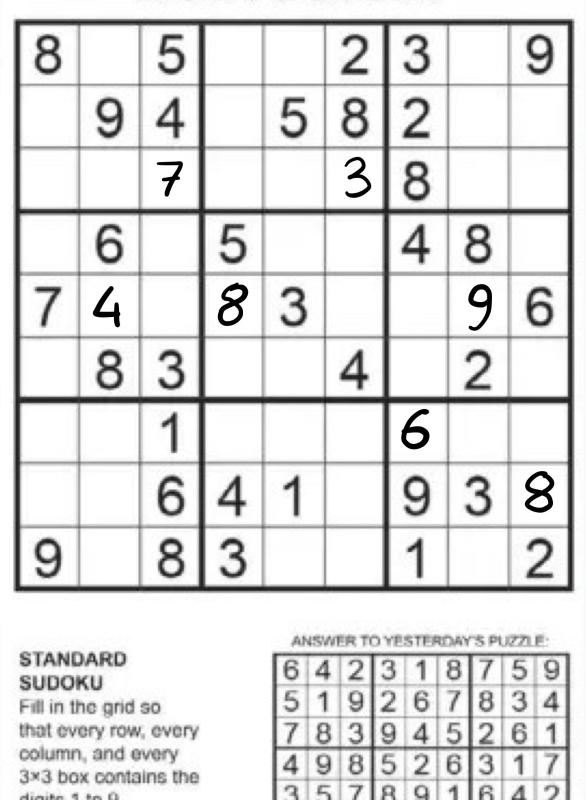
#> input picture puzzles/annot1.jpg, 1171 x 1600 px (shown at 1/2 size)
$ python -i detectsudoku.py   (imports and definitions only)
#> lines starting #> are read from the running program, lines starting #| are printed output that depends on the picture; after the words box and inside, x2 and y2 are one past the last pixel; in counts of white or black regions, pixels touching at a corner belong together
import cv2
import numpy as np

class DetectSudoku:
    """

    Detects the sudoku puzzle from an image, extracts the cells, and processes them.
    Usage: Create an instance with the image path and use the GetCells method to process and extract Sudoku cells.

    """
    def __init__(self, path):
#> called with path = 'puzzles/annot1.jpg'
        self.img = cv2.imread(path)
#> self.img is the input picture: shape (1600, 1171, 3); mean B, G, R 221.8, 221.8, 221.8

    def preprocess_image(self, img):
        gray = cv2.cvtColor(img, cv2.COLOR_BGR2GRAY)
        blurred = cv2.GaussianBlur(gray, (5, 5), 0)
        thresh = cv2.adaptiveThreshold(blurred, 255, cv2.ADAPTIVE_THRESH_GAUSSIAN_C, cv2.THRESH_BINARY_INV, 11, 2)
        return thresh

    def find_sudoku_grid(self, binary_image):
        contours, _ = cv2.findContours(binary_image, cv2.RETR_EXTERNAL, cv2.CHAIN_APPROX_SIMPLE)
        max_area = 0
        best_cnt = None
        for cnt in contours:
            area = cv2.contourArea(cnt)
            if area > 10:  # Filter out small contours
                if area > max_area:
                    max_area = area
                    best_cnt = cnt
        return best_cnt

    def perspective_transform(self, image, contour):
        epsilon = 0.05 * cv2.arcLength(contour, True)
        approx = cv2.approxPolyDP(contour, epsilon, True)
        if len(approx) == 4:
            pts1 = np.float32([approx[0][0], approx[1][0], approx[2][0], approx[3][0]])
            pts1 = pts1[np.argsort(pts1[:, 1])]
            if pts1[0][0] > pts1[1][0]:
                pts1[[0, 1]] = pts1[[1, 0]]
            if pts1[2][0] < pts1[3][0]:
                pts1[[2, 3]] = pts1[[3, 2]]
            side = 224*9
            pts2 = np.float32([[0, 0], [side-1, 0], [side-1, side-1], [0, side-1]])
            corresponding_pairs = []
            for i in range(4):
                corresponding_pairs.append((pts1[i], pts2[i]))
            A = np.zeros((8, 9))
            for i, pair in enumerate(corresponding_pairs):
                a, o = pair
                A[2*i] =   [-a[0], -a[1], -1, 0, 0, 0, a[0]*o[0], a[1]*o[0], o[0]]
                A[2*i+1] = [0, 0, 0, -a[0], -a[1], -1, a[0]*o[1], a[1]*o[1], o[1]]
            _, _, vt = np.linalg.svd(A)
            H = vt[-1].reshape((3,3)); H = H/H[-1, -1]
            dst = cv2.warpPerspective(image, H, (int(side), int(side)))
            return cv2.resize(dst, (28*9, 28*9)), H, (pts1, pts2)
        return None, None, (None, None)

    def split_into_cells(self, grid_image):
        cells = []
        size = grid_image.shape[0] // 9
        for i in range(9):
            row = []
            for j in range(9):
                cell = grid_image[i*size:(i+1)*size, j*size:(j+1)*size]
                row.append(cell)
            cells.append(row)
        return cells

    def remove_outer_ring(self, input_images_matrix):
        images_matrix = input_images_matrix.copy()
        ring_width = 5
        images_matrix[:, :, :ring_width, :] = 0
        images_matrix[:, :, -ring_width:, :] = 0
        images_matrix[:, :, :, :ring_width] = 0
        images_matrix[:, :, :, -ring_width:] = 0
        return images_matrix

    def apply_blur_to_cells(self, input_images_matrix):
        matrix = input_images_matrix.copy()
        for row in range(matrix.shape[0]):
            for col in range(matrix.shape[1]):
                matrix[row, col] = cv2.GaussianBlur(matrix[row, col], (3, 3), 0)
        return matrix

    def GetCells(self):
        processed_image = self.preprocess_image(self.img)
#> in preprocess_image, `thresh = cv2.adaptiveThreshold(blurred, 255, cv2.ADAPTIVE_THRESH_GAUSS..`:
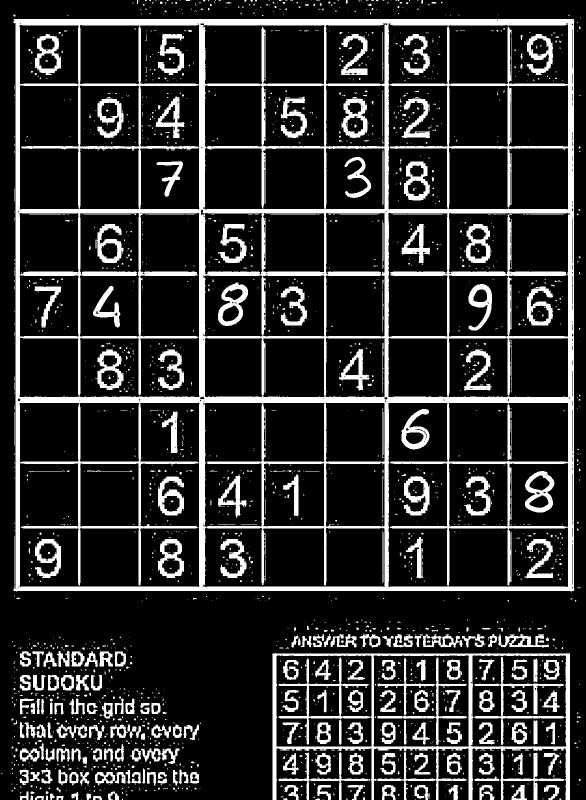
#> thresh: shape (1600, 1171) (shown at 1/2 size); 17.5% white; 2295 white regions (1994 under 20 px)
        contour = self.find_sudoku_grid(processed_image)
#> in find_sudoku_grid, `contours, _ = cv2.findContours(binary_image, cv2.RETR_EXTERNAL, cv2.CH..`: contours = 870 contours, 747 with area under 20; largest, box (x1, y1, x2, y2) and area: (27, 38, 1149, 1183) 1275640, (544, 1306, 1140, 1600) 126006, (996, 1268, 1098, 1295) 1334, (557, 1504, 741, 1600) 1302, (846, 1268, 925, 1295) 989
#> the loop in find_sudoku_grid, `for cnt in contours:` made 870 passes
#> (area, max_area) on passes 14, 28, 30, 31, 80, 81, 87, 126: (80.5, 80.5), (104, 104), (112.5, 112.5), (158.5, 158.5), (315.5, 315.5), (497, 497), (534.5, 534.5), (717.5, 717.5)
#> after the loop in find_sudoku_grid, `for cnt in contours:`: best_cnt = contour of 38 points, box (x1, y1, x2, y2) (27, 38, 1149, 1183), area 1275640; max_area = 1275640.5
#> contour has the same summary as best_cnt in find_sudoku_grid
        if contour is not None:
            flat_grid_image, H, (pts1, pts2) = self.perspective_transform(self.img, contour)
#> in perspective_transform, `epsilon = 0.05 * cv2.arcLength(contour, True)`: epsilon = 227.6
#> in perspective_transform, `approx = cv2.approxPolyDP(contour, epsilon, True)`: approx = [[28, 38], [27, 1181], [1147, 1181], [1147, 38]]
#> in perspective_transform, `pts1 = pts1[np.argsort(pts1[:, 1])]`: pts1 = [[28, 38], [1147, 38], [27, 1181], [1147, 1181]]
#> after the loop in perspective_transform, `for i in range(4):`: corresponding_pairs = [([28, 38], [0, 0]), ([1147, 38], [2015, 0]), ([1147, 1181], [2015, 2015]), ([27, 1181], [0, 2015])]
#> the loop in perspective_transform, `for i, pair in enumerate(corresponding_pairs):` made 4 passes
#> (a, o) on passes 1 to 4: ([28, 38], [0, 0]), ([1147, 38], [2015, 0]), ([1147, 1181], [2015, 2015]), ([27, 1181], [0, 2015])
#> in perspective_transform, `H = vt[-1].reshape((3, 3))`: H = [[-0.0214, -1.88e-05, 0.601], [3.62e-14, -0.021, 0.798], [2.95e-17, -9.31e-09, -0.0119]]
#> in perspective_transform, `H = H / H[-1, -1]`: H = [[1.8, 0.00158, -50.48], [-3.04e-12, 1.76, -67.05], [-2.48e-15, 7.82e-07, 1]]
#> in perspective_transform, `dst = cv2.warpPerspective(image, H, (int(side), int(side)))`:
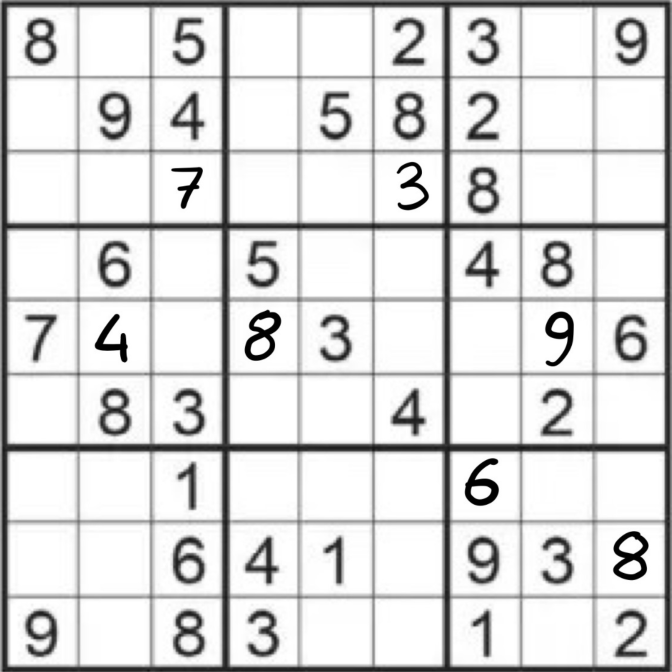
#> dst: shape (2016, 2016, 3) (shown at 1/3 size); min 0, max 255, mean 218
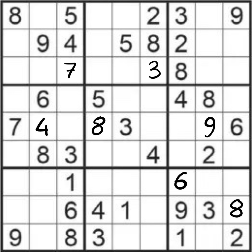
#> flat_grid_image: shape (252, 252, 3); min 0, max 255, mean 218
#> pts1 = [[28, 38], [1147, 38], [1147, 1181], [27, 1181]]; pts2 = [[0, 0], [2015, 0], [2015, 2015], [0, 2015]]
            if flat_grid_image is not None:
                gray = cv2.cvtColor(flat_grid_image, cv2.COLOR_BGR2GRAY)
#> gray: shape (252, 252)
                flat_grid_image_thresh = 255 - cv2.adaptiveThreshold(gray, 255, cv2.ADAPTIVE_THRESH_GAUSSIAN_C, cv2.THRESH_BINARY, 51, 10)
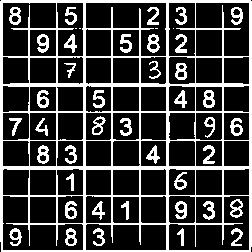
#> flat_grid_image_thresh: shape (252, 252); 24% white; 45 white regions (4 under 20 px), largest, box (x1, y1, x2, y2) and area: (0, 0, 252, 252) 10762, (37, 34, 49, 53) 137, (147, 34, 160, 53) 136
                cells_thresh = self.split_into_cells(flat_grid_image_thresh)
#> after the loop in split_into_cells, `for i in range(9):`: cells = 9 items
#> cells_thresh = 9 items
                cells_reshaped_thresh = np.array(cells_thresh)
                cells_reshaped_thresh_cropped = self.remove_outer_ring(cells_reshaped_thresh)
                cells_reshaped_thresh_cropped_blurred = self.apply_blur_to_cells(cells_reshaped_thresh_cropped)
                return cells_reshaped_thresh_cropped_blurred, H, self.img, self.img.shape[:2]
            else:
                return None, None, self.img, None
        else:
            return None, None, self.img, None

>>> result = DetectSudoku('puzzles/annot1.jpg').GetCells()

$ run again, on puzzles/annot10.jpg
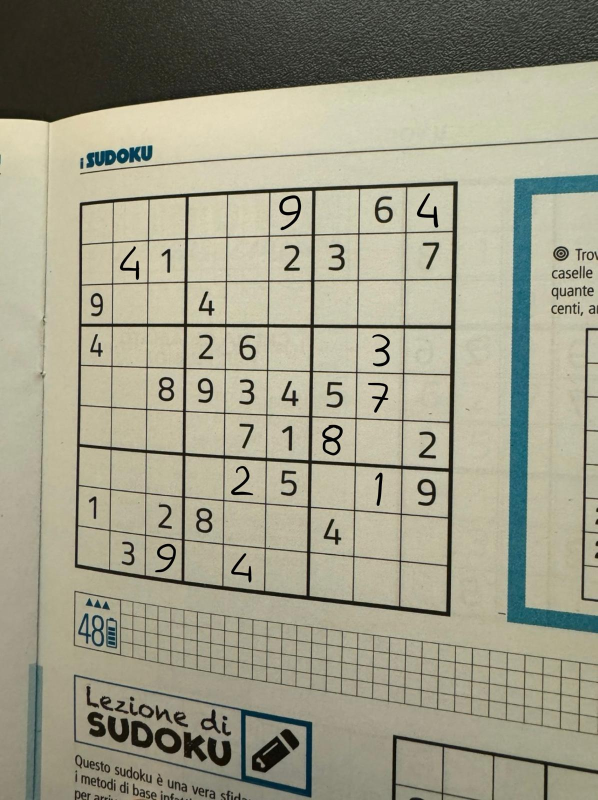
#> input picture puzzles/annot10.jpg, 1195 x 1600 px (shown at 1/2 size)
#> in __init__, self.img is the input picture: shape (1600, 1195, 3); mean B, G, R 135.6, 155.7, 157.7
#> in preprocess_image, `thresh = cv2.adaptiveThreshold(blurred, 255, cv2.ADAPTIVE_THRESH_GAUSS..`:
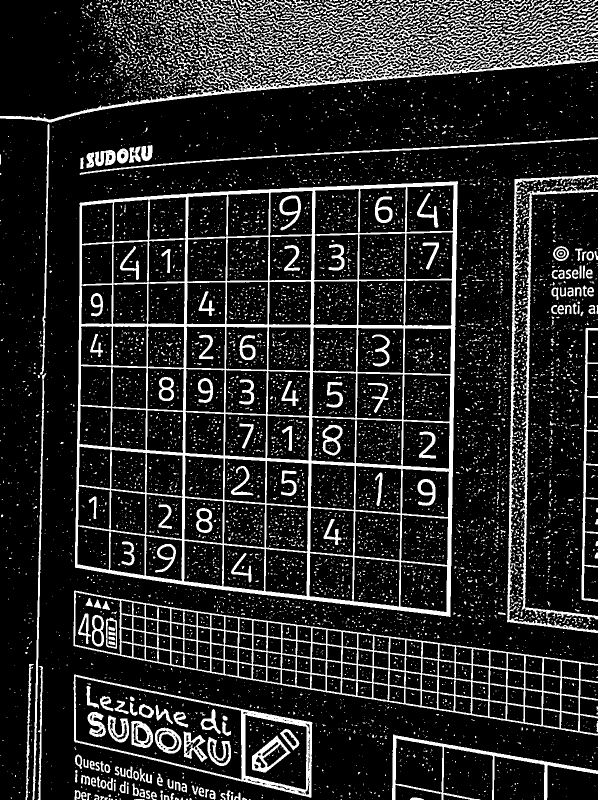
#> thresh: shape (1600, 1195) (shown at 1/2 size); 15.8% white; 9593 white regions (8965 under 20 px)
#> contours = 4810 contours, 4549 with area under 20; largest, box (x1, y1, x2, y2) and area: (150, 362, 916, 1234) 606510, (147, 1181, 1195, 1471) 128186, (147, 1349, 625, 1596) 66705, (0, 4, 1195, 245) 66522, (784, 1469, 1195, 1600) 12966
#> the loop in find_sudoku_grid, `for cnt in contours:` made 4810 passes
#> (area, max_area) on passes 20, 72, 77, 91, 92, 141, 176, 280: (79.5, 79.5), (90.5, 90.5), (99, 99), (136, 136), (160, 160), (173, 173), (202, 202), (258.5, 258.5)
#> after the loop in find_sudoku_grid, `for cnt in contours:`: best_cnt = contour of 370 points, box (x1, y1, x2, y2) (150, 362, 916, 1234), area 606510; max_area = 606510
#> contour has the same summary as best_cnt in find_sudoku_grid
#> epsilon = 159.1
#> approx = [[914, 362], [159, 406], [151, 1135], [900, 1233]]
#> after the loop in perspective_transform, `for i in range(4):`: corresponding_pairs = [([159, 406], [0, 0]), ([914, 362], [2015, 0]), ([900, 1233], [2015, 2015]), ([151, 1135], [0, 2015])]
#> the loop in perspective_transform, `for i, pair in enumerate(corresponding_pairs):` made 4 passes
#> (a, o) on passes 1 to 4: ([159, 406], [0, 0]), ([914, 362], [2015, 0]), ([900, 1233], [2015, 2015]), ([151, 1135], [0, 2015])
#> in perspective_transform, `H = vt[-1].reshape((3, 3))`: H = [[-0.00254, -2.79e-05, 0.415], [-0.000128, -0.00219, 0.91], [-2.06e-07, 3.12e-09, -0.000764]]
#> in perspective_transform, `H = H / H[-1, -1]`: H = [[3.32, 0.0365, -543.4], [0.167, 2.87, -1190], [0.000269, -4.08e-06, 1]]
#> in GetCells, `flat_grid_image, H, (pts1, pts2) = self.perspective_transform(self.img..`: pts1 = [[159, 406], [914, 362], [900, 1233], [151, 1135]]; pts2 = [[0, 0], [2015, 0], [2015, 2015], [0, 2015]]
#> in GetCells, `flat_grid_image_thresh = 255 - cv2.adaptiveThreshold(gray, 255, cv2.AD..`:
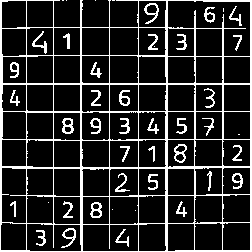
#> flat_grid_image_thresh: shape (252, 252); 16% white in thin lines or dots
#> after the loop in split_into_cells, `for i in range(9):`: cells = 9 items

$ run again, on puzzles/annot2.jpg
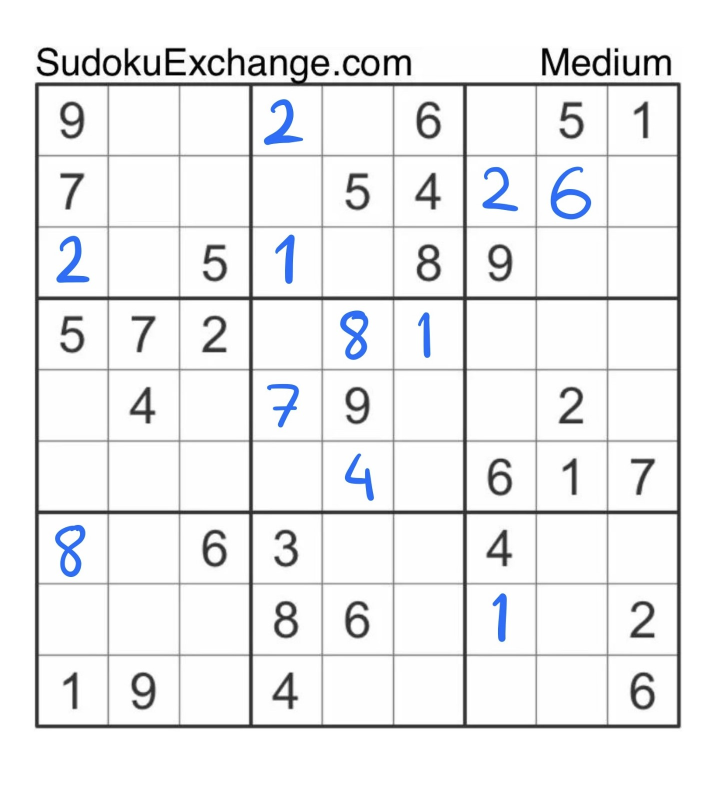
#> input picture puzzles/annot2.jpg, 1441 x 1600 px (shown at 1/2 size)
#> in __init__, self.img is the input picture: shape (1600, 1441, 3); mean B, G, R 239.2, 238, 237.4
#> in preprocess_image, `thresh = cv2.adaptiveThreshold(blurred, 255, cv2.ADAPTIVE_THRESH_GAUSS..`:
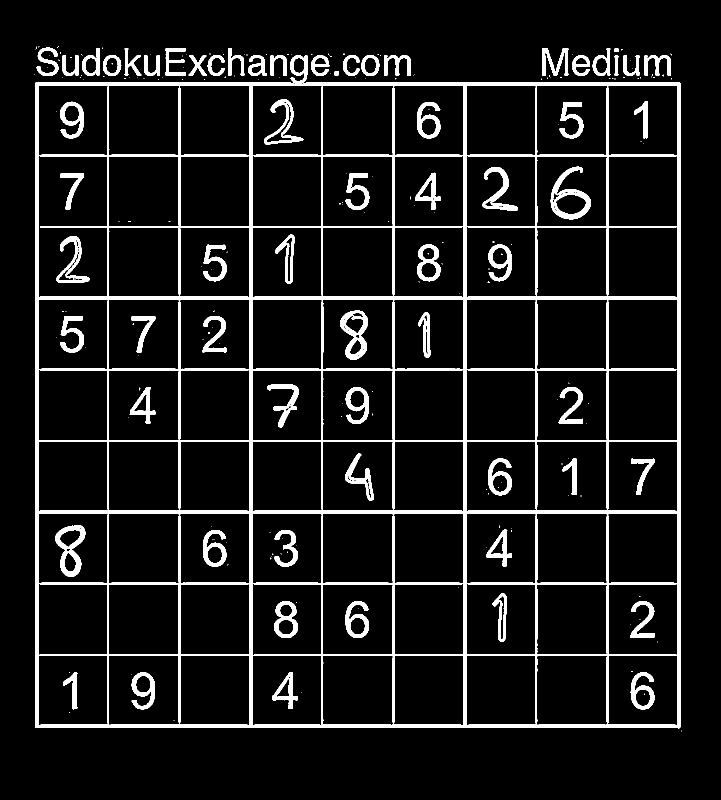
#> thresh: shape (1600, 1441) (shown at 1/2 size); 9% white; 235 white regions (170 under 20 px)
#> contours = 101 contours, 76 with area under 20; largest, box (x1, y1, x2, y2) and area: (70, 111, 1362, 1457) 1665400, (164, 96, 200, 152) 1260, (1185, 96, 1221, 152) 1250, (722, 110, 759, 152) 1180, (206, 110, 243, 152) 1176
#> the loop in find_sudoku_grid, `for cnt in contours:` made 101 passes
#> (area, max_area) on passes 42, 51, 53, 56, 57: (57.5, 57.5), (528, 528), (855.5, 855.5), (856.5, 856.5), (1665400, 1665400)
#> after the loop in find_sudoku_grid, `for cnt in contours:`: best_cnt = contour of 110 points, box (x1, y1, x2, y2) (70, 111, 1362, 1457), area 1665400; max_area = 1665400
#> contour has the same summary as best_cnt in find_sudoku_grid
#> epsilon = 269
#> approx = [[71, 165], [70, 1454], [1358, 1456], [1360, 166]]
#> in perspective_transform, `pts1 = pts1[np.argsort(pts1[:, 1])]`: pts1 = [[71, 165], [1360, 166], [70, 1454], [1358, 1456]]
#> after the loop in perspective_transform, `for i in range(4):`: corresponding_pairs = [([71, 165], [0, 0]), ([1360, 166], [2015, 0]), ([1358, 1456], [2015, 2015]), ([70, 1454], [0, 2015])]
#> the loop in perspective_transform, `for i, pair in enumerate(corresponding_pairs):` made 4 passes
#> (a, o) on passes 1 to 4: ([71, 165], [0, 0]), ([1360, 166], [2015, 0]), ([1358, 1456], [2015, 2015]), ([70, 1454], [0, 2015])
#> in perspective_transform, `H = vt[-1].reshape((3, 3))`: H = [[-0.00557, -4.32e-06, 0.396], [4.32e-06, -0.00557, 0.918], [-2.15e-09, 2.14e-09, -0.00356]]
#> in perspective_transform, `H = H / H[-1, -1]`: H = [[1.56, 0.00121, -111.3], [-0.00121, 1.56, -257.6], [6.03e-07, -6e-07, 1]]
#> in GetCells, `flat_grid_image, H, (pts1, pts2) = self.perspective_transform(self.img..`: pts1 = [[71, 165], [1360, 166], [1358, 1456], [70, 1454]]; pts2 = [[0, 0], [2015, 0], [2015, 2015], [0, 2015]]
#> in GetCells, `flat_grid_image_thresh = 255 - cv2.adaptiveThreshold(gray, 255, cv2.AD..`:
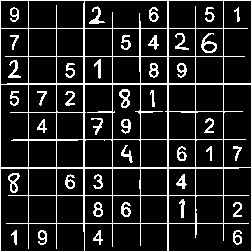
#> flat_grid_image_thresh: shape (252, 252); 13.9% white in thin lines or dots
#> after the loop in split_into_cells, `for i in range(9):`: cells = 9 items
